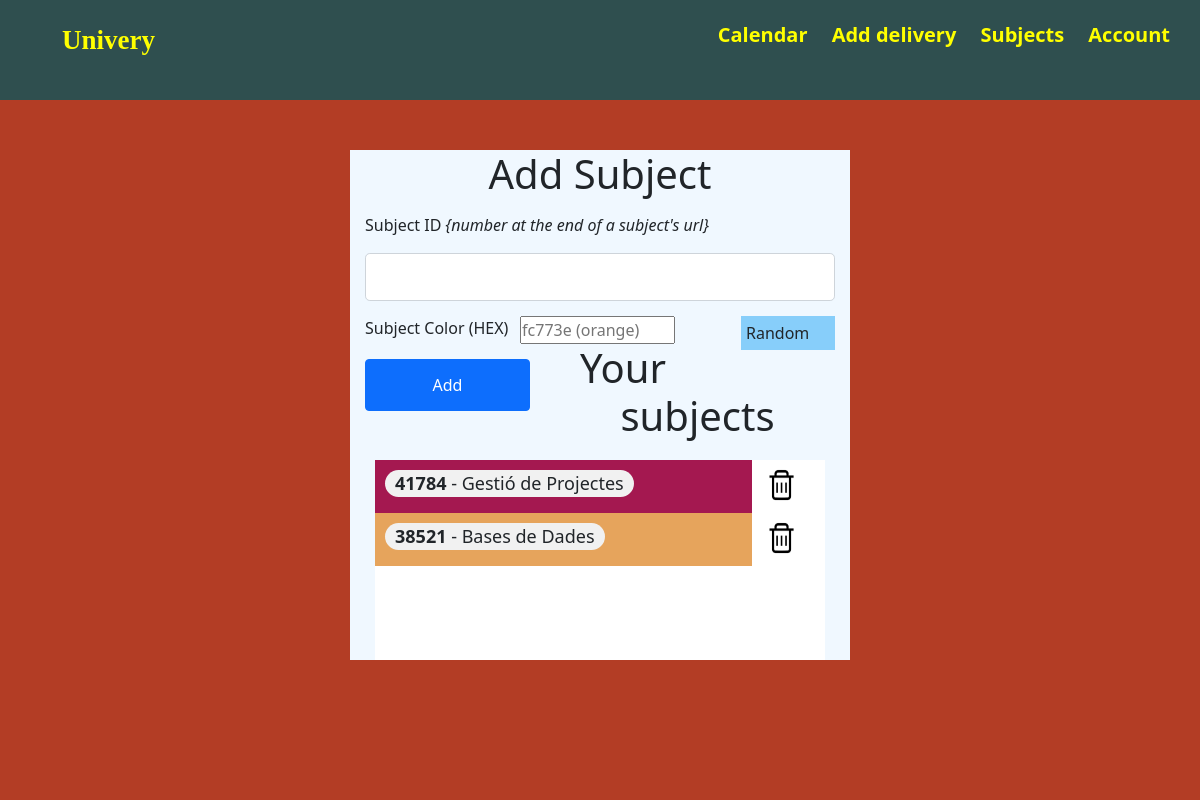
Before: /subjects (signed in) with the older database file.
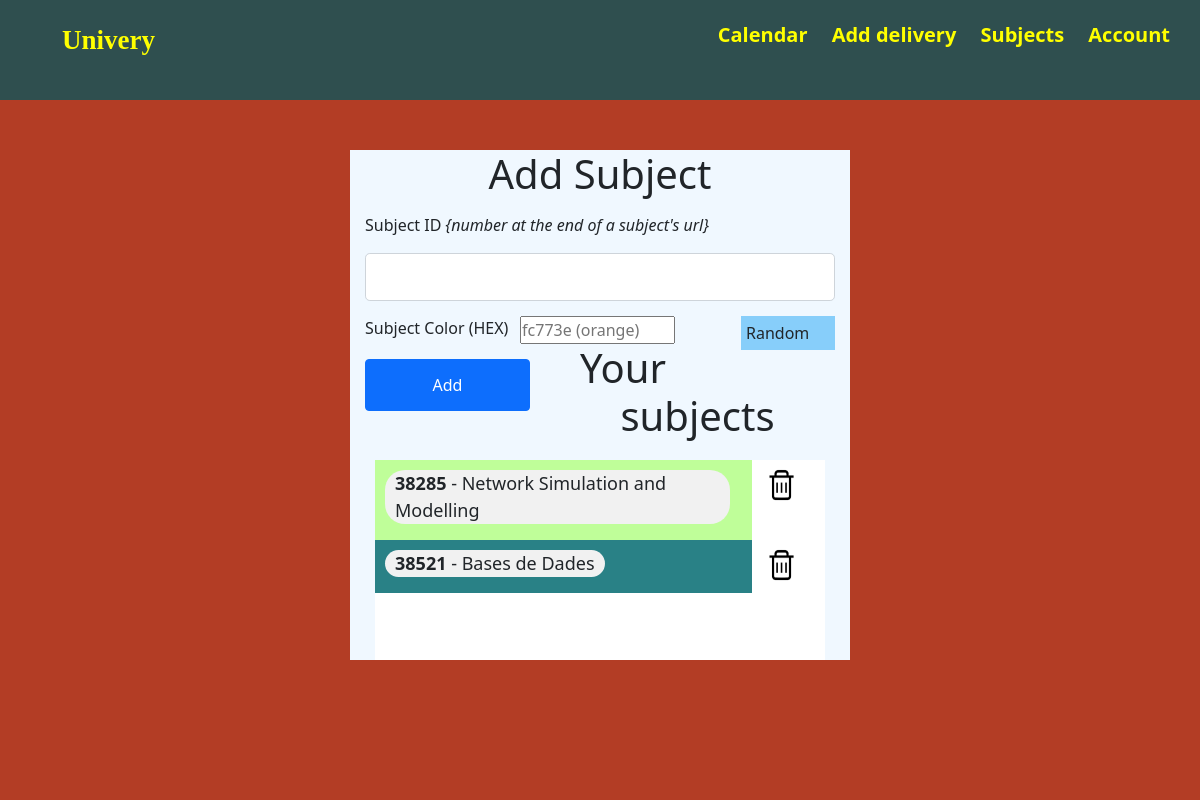
After: the same page with the newer database file.
### app/models.py (models this page shows, shortened)
class UserSubject(db.Model):
    __tablename__ = 'userSubject'
    subject_id = db.Column(db.String(15), db.ForeignKey('subject.identification'), primary_key=True)
    user_id = db.Column(db.Integer, db.ForeignKey('user.id'), primary_key=True)
    color = db.Column(db.String(10), nullable=False, default="#000")
    subject = db.relationship("Subject", back_populates="users")
    user = db.relationship("User", back_populates="subjects")

class Subject(db.Model):
    identification = db.Column(db.String(15), nullable=False, primary_key=True)
    name = db.Column(db.String(70), nullable=False)
    users = db.relationship("UserSubject", back_populates="subject")
    deliveries = db.relationship('Delivery', backref='subject', lazy=True)

### app/subjects/routes.py (the view, shortened to what this page needs)
@subjects.route("/subjects", methods=['GET', 'POST'])
@login_required
def subjects_page():
    form = AddSubjectForm()
    return render_template('subject/add-subject.html', title="Subjects", form=form)

### app/subjects/forms.py (shortened to what this page needs)
class AddSubjectForm(FlaskForm):
    subject_id = StringField('Subject ID',
        validators=[DataRequired(), Length(max=15)])
    subject_color = StringField('Subject Color (HEX)',
        validators=[DataRequired(), Length(max=10)])
    submit = SubmitField('Add')

### app/models.py (called while the page is built)
@login_manager.user_loader
def load_user(user_id):
    return User.query.get(int(user_id))

### app/templates/subject/add-subject.html (shortened to what this page needs)
{% extends "base.html" %}
{% block content %}
<div class="login-page">
    <div class="login-box">
        <form method="POST" action="">
            <h1 class="head-legend">Add Subject</h1>
            <div class="form-group sm-margin">
                <p>{{ form.subject_id.label(class="form-control-label") }} <i>{number at the end of a subject's url}</i></p>
                {% if form.subject_id.errors %}
                {{ form.subject_id(class="form-control form-control-lg is-invalid") }}
                <div class="invalid-feedback">
                    {% for error in form.subject_id.errors %}
                    <span>{{ error }}</span>
                    {% endfor %}
                </div>
                {% else %}
                {{ form.subject_id(class="form-control form-control-lg") }}
                {% endif %}
            </div>
            <div class="form-group sm-margin">
                {{ form.subject_color.label(class="form-control-label left-3") }}
                {% if form.subject_color.errors %}
                {{ form.subject_color(id="color-content", placeholder="fc773e (orange)", class="left-3 is-invalid") }}
                <div class="invalid-feedback">
                    {% for error in form.subject_color.errors %}
                    <span>{{ error }}</span>
                    {% endfor %}
                </div>
                {% else %}
                {{ form.subject_color(id="color-content", placeholder="fc773e (orange)", class="left-3") }}
                {% endif %}
                <div onclick="randomColor()" class="left-3 random-btn">Random</div>
            </div>
            <div class="btn btn-primary sm-margin left-3">
                {{ form.submit(class="btn login-btn") }}
            </div>
        </form>
        <h1 class="head-legend">Your subjects</h1>
        <div class="your-subjects">
            {% for subject in current_user.subjects %}
            <div class="subject-box row">
                <div class="subject-name" style="flex:10;background-color: {{subject.color}};">
                    <p><b>{{subject.subject.identification}}</b> - {{subject.subject.name}}</p>
                </div>
                <div class="subject-action" style="flex:1;">
                    <a href="{{url_for('subjects.subject_remove', id=subject.subject.identification)}}"><img src="/static/web_pics/remove.png" alt="" srcset=""></a>
                </div>
            </div>
            {% endfor %}
        </div>
    </div>
</div>
{% endblock content %}

### app/templates/base.html (shortened to what this page needs)
<html lang="en">
<head>
    <link rel="stylesheet" type="text/css" href="/static/style.css">
    <link href="https://cdn.jsdelivr.net/npm/bootstrap@5.0.0-beta1/dist/css/bootstrap.min.css" rel="stylesheet">
</head>
<body>
    <header class="secondary-header">
        <div class="mycontainer left">
            <ul>
                <li><a id="logo" class="link" href="{{ url_for('main.home') }}">Univery</a></li>
            </ul>
        </div>
        <div class="mycontainer right">
            <ul>
                {% if current_user.is_authenticated %}
                <li><a class="link" href="{{ url_for('deliveries.calendar') }}">Calendar</a></li>
                <li><a class="link" href="{{ url_for('deliveries.add_delivery', next=request.endpoint) }}">Add delivery</a></li>
                <li><a class="link" href="{{ url_for('subjects.subjects_page') }}">Subjects</a></li>
                <li><a class="link" href="{{ url_for('users.account') }}">Account</a></li>
                {% else %}
                <li><a class="link" href="{{ url_for('users.login') }}">Login</a></li>
                <li><a class="link" href="{{ url_for('users.register') }}">Register</a></li>
                {% endif %}
            </ul>
        </div>
    </header>
    {% block content %}{% endblock %}
</body>
</html>
</html>

### app/static/style.css (style rules this page uses)
* { margin: 0; padding: 0; box-sizing: border-box; }
.sm-margin { margin: 15px; }
#logo { font-size: 27px; font-family: 'Lucida Sans'; }
.login-box { width: 500px; height: fit-content; margin: 0 auto; margin-top: 50px; background-color: aliceblue; }
.login-btn { color: white !important; }
.login-page { margin-top: 100px; width: 100%; height: 100%; left: 0em; top: 0em; position: fixed; background-color: #b33d25; }
.head-legend { text-align: center; margin-top: 20px; }
.secondary-header { height: 100px; width: 100%; background-color: darkslategrey; }
.secondary-header ul { list-style: none; }
.secondary-header ul li { display: inline-block; margin: 0 10px; }
.link { text-decoration: none; color: yellow; font-weight: bold; font-size: 20px; }
.mycontainer { width: fit-content; margin: 20px; }
.right { float: right; }
.left { float: left; }
.your-subjects { background-color: white; width: 90%; margin: 0 auto; overflow-y: scroll; height: 200px; margin-top: 20px; }
.subject-name p { background-color: #f1f1f1; width: fit-content; margin-top: 10px; border-radius: 20px; padding: 0 10px; margin-left: 10px; margin-right: 10px; font-size: 18px; }
.subject-action { display: inline-block; vertical-align: middle; }
.subject-action img { width: 35px; height: 40px; margin-top: 15%; }
.subject-box { height: fit-content; }
.row { display: flex; width: 100%; }
.left-3 { width: 33%; float: left; }
.random-btn { width: 20%; float: right; background-color: lightskyblue; border: none; padding: 5px; margin-left: 40px; cursor: pointer; }

Changed rows visible on the page:
removed UserSubject: subject.identification "41784", subject.name "Gestió de Projectes"
added UserSubject: subject.identification "38285", subject.name "Network Simulation and Modelling"
changed UserSubject "Bases de Dades": color "#e6a45c" → "#298186" (drawn)
